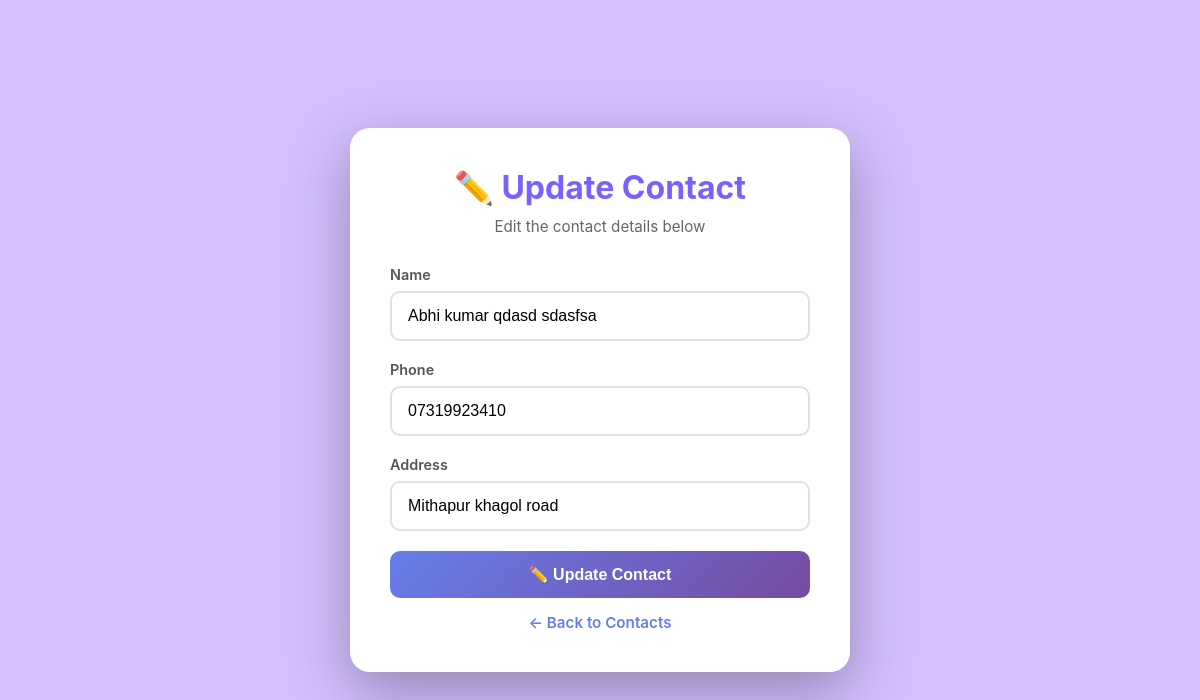
Page /update/4/ (signed in) on the committed database.
### nameapp/models.py (models this page shows, shortened)
class ContactDetail(models.Model):
    Name = models.CharField(max_length=100)
    Phone = models.CharField(max_length=100)
    address = models.CharField(max_length=100)
    created_at = models.DateTimeField(auto_now_add=True)

### nameapp/views.py (the view)
# urls.py: path('update/<int:pk>/', ContactDetailUpdateView.as_view(), name='contact-update'),
class ContactDetailUpdateView(LoginRequiredMixin, UpdateView):
    model = ContactDetail
    fields = ['Name', 'Phone', 'address']
    template_name = 'nameapp/update.html'
    success_url = '/'

### nameapp/templates/nameapp/update.html (shortened to what this page needs)
<!DOCTYPE html>
<html lang="en">
<head>
</head>
<body>
    <div class="container">
        <h1>✏️ Update Contact</h1>
        <p class="subtitle">Edit the contact details below</p>
        <form method="POST">
            {% for field in form %}
            <div class="form-group">
                <label for="{{ field.id_for_label }}">{{ field.label }}</label>
                <input type="text" id="{{ field.id_for_label }}" name="{{ field.html_name }}" value="{{ field.value }}" placeholder="Enter {{ field.label|lower }}..." required>
            </div>
            {% endfor %}
            <button type="submit">✏️ Update Contact</button>
        </form>
        <a href="{% url 'home' %}" class="btn-back">← Back to Contacts</a>
    </div>
</body>
</html>

### nameapp/templates/nameapp/update.html (style rules this page uses)
* { margin: 0; padding: 0; box-sizing: border-box; }
body { font-family: -apple-system, BlinkMacSystemFont, 'Segoe UI', Roboto, Oxygen, Ubuntu, Cantarell, sans-serif; background:#d5bfff; min-height: 100vh; display: flex; justify-content: center; align-items: center; padding: 20px; }
.container { background: white; border-radius: 20px; box-shadow: 0 20px 60px rgba(0, 0, 0, 0.3); padding: 40px; max-width: 500px; width: 100%; }
h1 { color: #7b60ff; margin-bottom: 10px; font-size: 2rem; text-align: center; }
.subtitle { color: #666; text-align: center; margin-bottom: 30px; font-size: 0.95rem; }
.form-group { margin-bottom: 20px; }
label { display: block; color: #555; font-weight: 600; margin-bottom: 8px; font-size: 0.9rem; }
input[type="text"] { width: 100%; padding: 14px 16px; border: 2px solid #e0e0e0; border-radius: 10px; font-size: 1rem; transition: all 0.3s ease; outline: none; }
button { width: 100%; padding: 14px; background: linear-gradient(135deg, #667eea 0%, #764ba2 100%); color: white; border: none; border-radius: 10px; font-size: 1rem; font-weight: 600; cursor: pointer; transition: transform 0.2s ease, box-shadow 0.2s ease; }
.btn-back { display: inline-block; margin-top: 15px; text-align: center; width: 100%; color: #667eea; text-decoration: none; font-weight: 600; font-size: 0.95rem; }

### rows in the picture
ContactDetail: Name "Abhi kumar qdasd sdasfsa" "07319923410" "Mithapur khagol road"

### other values in the picture
{{ field.label }} "Name" "Phone" "Address"
